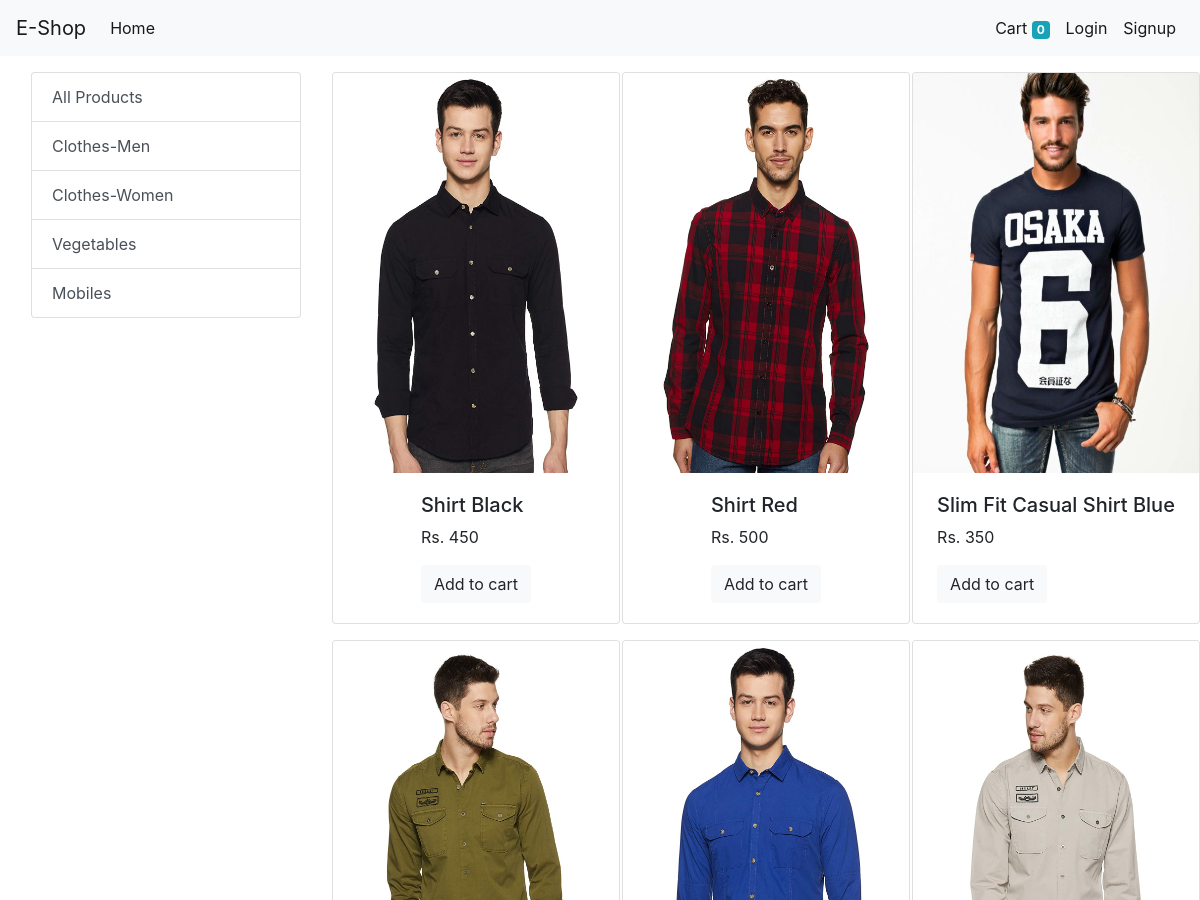
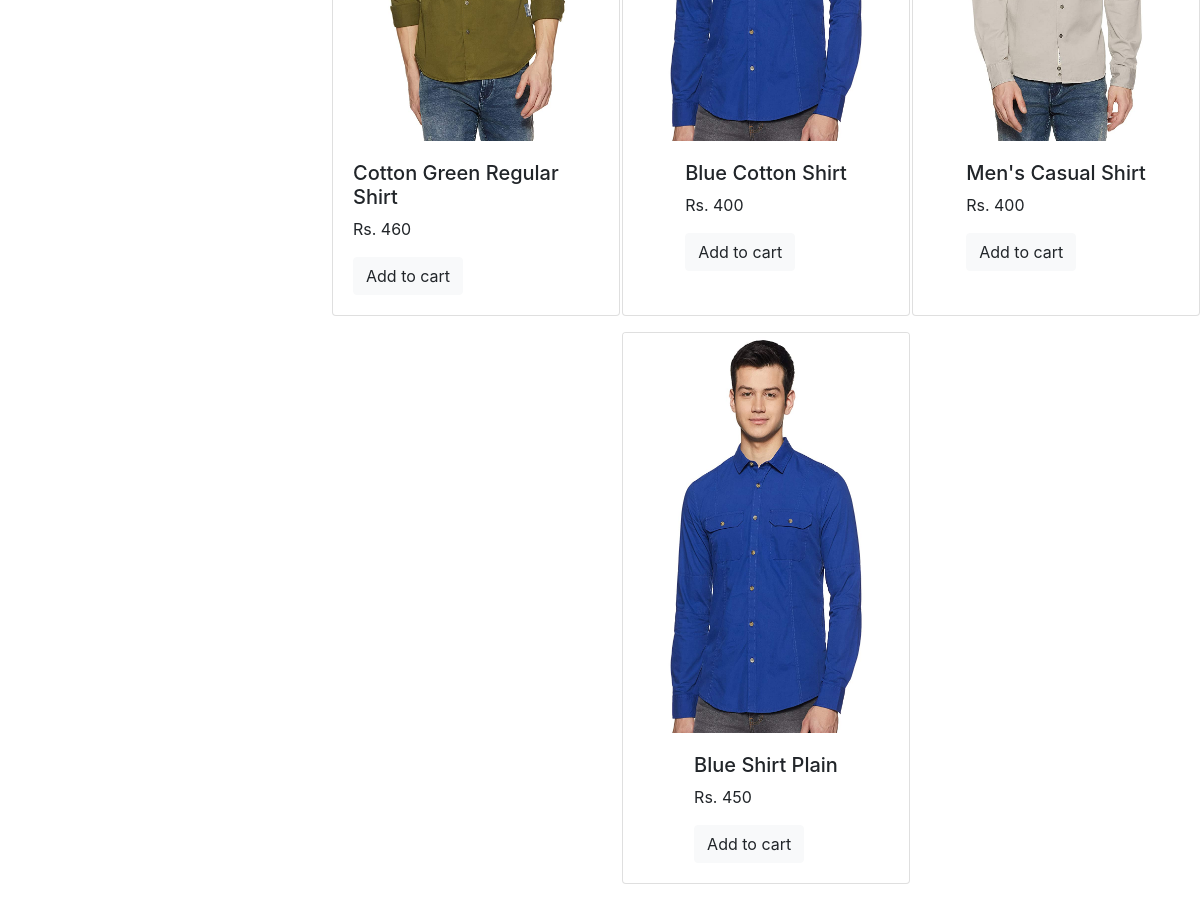
Screenshot of /?category=3 with the database file from the repository (2 pictures, top to bottom).
### store/models/category.py (models this page shows, shortened)
class Category(models.Model):
    name=models.CharField(max_length=100)
    @staticmethod
    def get_all_categories():
        return Category.objects.all()

### store/models/product.py (models this page shows, shortened)
class Product(models.Model):
    name=models.CharField(max_length=100)
    price=models.IntegerField(default=0)
    description=models.CharField(max_length=200,null=False)
    image=models.ImageField(upload_to='uploads/products/')
    category=models.ForeignKey(Category,on_delete=models.CASCADE,default=1)
    @staticmethod
    def get_all_products():
        return Product.objects.all()
    @staticmethod
    def get_products_byId(category_r):
        if category_r:
            return Product.objects.filter(category=category_r)
        else:
            return Product.objects.all()

### store/views.py (the view, shortened to what this page needs)
# urls.py: 2. Add a URL to urlpatterns:  path('', views.home, name='home')
def home(request):
    if request.method=='GET':
        if not request.session.get('cart'):
            request.session['cart']={}
        products=product.Product.get_all_products()
        category_r=request.GET.get('category')
        if category_r ==0:
            products=product.Product.get_all_products()
        else:
            products=product.Product.get_products_byId(category_r)
        categories=category.Category.get_all_categories()
        return render(request,'store/home.htm',{'prds':products,'cat':categories})

### store/templatetags/cart.py (called while the page is built)
@register.filter(name='is_in_cart')
def is_in_cart(product,cart):
    if str(product) in cart.keys():
        return True
    else:
        return False

### store/templates/store/home.htm (shortened to what this page needs)
{% extends 'store/base.htm' %}
{% block content %}
{% load cart %}
<div class="container-fluid mt-3 ml-3 ">
    <div class="row">
        <div class="col-lg-3">
            <div class="list-group">
                <a href='/' class="list-group-item list-group-item-action ">All Products</a>
                {% for i in cat %}
                <a href="/?category={{i.id}}" class="list-group-item list-group-item-action ">{{i.name}}</a>
                {% endfor %}
            </div>
        </div>
        <div id="products" class="col-lg-9 mx-auto">
            <div class="row mx-auto">
                {% for i in prds %}
              <div class="card mx-auto mb-3" id={{i.id}} style="width: 18rem;">
                  <img style="height: 400px;" class="card-img-top"  src={{i.image.url}} alt="...">
                  <div class="card-body mx-auto">
                    <h5 class={{i.name}}>{{i.name}}</h5>
                    <p class="card-text">Rs. {{i.price}}</p>
                    <div class='cart-footer row no-gutters'>
                        {% if i.id|is_in_cart:request.session.cart%}
                        <div class="row" >
                            <form action="/#{{i.id}}" method="POST" class="col-2 ">
                                {% csrf_token %}
                                <input hidden type="text" name='remove' value={{i.id}}>
                                <input type="submit" value="-" class="btn btn-block btn-light">
                            </form>
                            <div class="text-center col-8">{{i.id|cart_count:request.session.cart}} in cart</div>
                            <form action="/#{{i.id}}" method="POST" class="col-2 ">
                            {% csrf_token %}
                                <input hidden type="text" name='id' value={{i.id}}>
                                <input type="submit" value="+" class="btn btn-block btn-light">
                            </form>
                        </div>
                        {% else %}
                        <form action="/#{{i.id}}" method="POST" class="btn-blovk">
                            <input type='submit' class="float-right btn-block btn btn-light" value="Add to cart">
                            </form>
                        {% endif %}
                    </div>
                  </div>
                </div>
                {% endfor %}
          </div>
        </div>
    </div>
</div>
{% endblock %}

### rows the page displays
Category: name "Clothes-Men"
Category: name "Clothes-Women"
Category: name "Vegetables"
Category: name "Mobiles"
Product: image (picture), name "Shirt Black", price "450"
Product: image (picture), name "Shirt Red", price "500"
Product: image (picture), name "Slim Fit Casual Shirt Blue", price "350"
Product: image (picture), name "Cotton Green Regular Shirt", price "460"
Product: image (picture), name "Blue Cotton Shirt", price "400"
Product: image (picture), name "Men's Casual Shirt", price "400"
Product: image (picture), name "Blue Shirt Plain", price "450"

### other values shown
{{ request.session.cart.keys|length }} "0"
